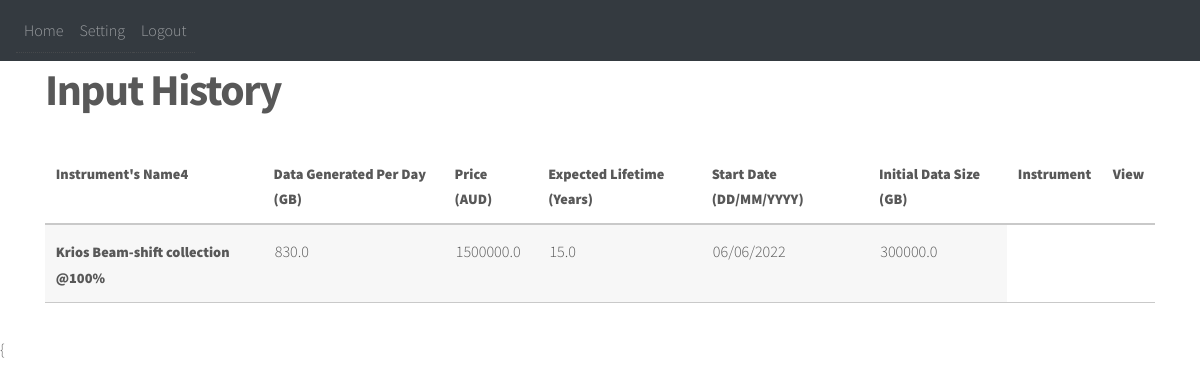
The app's page /view-history/4 (signed in) with its own data.
### website/models.py (models this page shows)
class History(db.Model):
    id = db.Column(db.Integer, primary_key=True)
    name = db.Column(db.String(50))
    data_generated = db.Column(db.Float)
    price = db.Column(db.Float)
    lifetime = db.Column(db.Float)
    start_date = db.Column(db.String(15))
    initial_size = db.Column(db.Float)
    date = db.Column(db.DateTime(timezone=True), default=func.now())
    user_id = db.Column(db.Integer, db.ForeignKey('user.id'))

### website/views.py (the view)
@views.route('/view-history/<history_id>', methods=['POST','GET'])
def view_history(history_id):
    print(history_id)
    input_user = History.query.filter_by(id=history_id).first()
    print(History)
    if input_user:
        print(input_user)
        bef_data, aft_data = generate_graph_data(start_date = input_user.start_date,
                                    data_generated_per_year = input_user.data_generated * 365,
                                    year = 5,
                                    initial_data_size = input_user.initial_size,
                                    gradient = input_user.initial_size * 1 / 3)
    else:
        history_id=0
        bef_data = aft_data = None
    return render_template("view_history.html", user=current_user, before = bef_data, after = aft_data, history_id=input_user.id)

### website/__init__.py (called while the page is built)
def create_app():
    app = Flask(__name__)
    app.config['SECRET_KEY'] = 'hjshjhdjah kjshkjdhjs'
    basedir = path.abspath(path.dirname(__file__))
    app.config['SQLALCHEMY_DATABASE_URI'] = 'sqlite:///' + path.join(basedir, 'database.db')
    db.init_app(app)
    from .views import views
    from .auth import auth
    app.register_blueprint(views, url_prefix='/')
    app.register_blueprint(auth, url_prefix='/')
    app.jinja_env.globals.update(calculate_accmult = calculate_accmult)
    app.jinja_env.globals.update(calculate_cost = calculate_cost)
    from .models import User, History
    create_database(app)
    login_manager = LoginManager()
    login_manager.login_view = 'auth.login'
    login_manager.init_app(app)
    @login_manager.user_loader
    def load_user(id):
        return User.query.get(int(id))
    return app

def add_storage(data, start_date, data_generated_per_year):
    start_date = datetime.strptime(start_date, "%d/%m/%Y").date()
    tmp_list = []
    i = 0
    for x in range(len(data) - 1):
        curr = data[x]
        after = data[x+1]
        curr_date = start_date + timedelta(days=365*i)
        tmp_list.append([curr[0], curr[1], 400, "o"])
        if curr[0] < curr_date and after[0] > curr_date:
            tmp_list.append([curr_date, "", data_generated_per_year, "a"])
            i += 1
    tmp_list.append([data[-1][0], data[-1][1], 400, "o"])
    tmp_df = pd.DataFrame(tmp_list, columns = ['date', '1', '2', '3']).sort_values(by = "date").values.tolist()
    return tmp_df

def data_correction(data):
    for i in range(1, len(data)):
        prev_row = data[i - 1]
        curr_row = data[i]
        if prev_row[1] != '' and curr_row[1] != prev_row[1] + curr_row[2]:
            curr_row[1] = prev_row[1] + curr_row[2]
    tmp = [[data[0][0], data[0][1]]]
    for i in range(1, len(data)):
        prev_row = data[i - 1]
        curr_row = data[i]
        if curr_row[3] == 'a':
            tmp.append([curr_row[0], prev_row[1]])
            tmp.append([curr_row[0], curr_row[1]])
        elif curr_row[3] == 'o':
            tmp.append([curr_row[0], curr_row[1]])
    return tmp

### website/templates/view_history.html (shortened to what this page needs)
{% extends "base.html" %}
{% block content %}
<h1 align = "Left">Input History</h1>
<div class="table-wrapper">
  <table>
    <thead>
      <tr>
        <th>Instrument's Name{{ history_id }}</th>
        <th>Data Generated Per Day (GB)</th>
        <th>Price (AUD)</th>
        <th>Expected Lifetime (Years)</th>
        <th>Start Date (DD/MM/YYYY)</th>
        <th>Initial Data Size (GB)</th>
        <th>Instrument</th>
        <th>View</th>
      </tr>
    </thead>
    <tbody>
      {%if user.histories and history_id %}
        {% for history in user.histories %}
            {% if history.id == history_id %}
                <tr>
                  <th>{{ history.name }}</th>
                  <td>{{ history.data_generated }}</td>
                  <td>{{ history.price }}</td>
                  <td>{{ history.lifetime }}</td>
                  <td>{{ history.start_date }}</td>
                  <td>{{ history.initial_size }}</td>
                </tr>
            {% endif %}
        {% endfor %}
      {% endif %}
    </tbody>
  </table>
</div>
{% endblock %}

### website/static/css/main.css (style rules this page uses)
html, body, div, span, applet, object, iframe, h1, h2, h3, h4, h5, h6, p, blockquote, pre, a, abbr, acronym, address, big, cite, code, del, dfn, em, img, ins, kbd, q, s, samp, small, strike, strong, sub, sup, tt, var, b, u, i, center, dl, dt, dd, ol, ul, li, fieldset, form, label, legend, table, caption, tbody, tfoot, thead, tr, th, td, article, aside, canvas, details, embed, figure, figcaption, footer, header, hgroup, menu, nav, output, ruby, section, summary, time, mark, audio, video { margin: 0; padding: 0; border: 0; font-size: 100%; font: inherit; vertical-align: baseline; }
body { line-height: 1; }
table { border-collapse: collapse; border-spacing: 0; }
body { -webkit-text-size-adjust: none; }
body { -ms-overflow-style: scrollbar; }
html { box-sizing: border-box; }
*, *:before, *:after { box-sizing: inherit; }
body { background: #ffffff; }
body.is-preload *, body.is-preload *:before, body.is-preload *:after { -moz-animation: none !important; -webkit-animation: none !important; -ms-animation: none !important; animation: none !important; -moz-transition: none !important; -webkit-transition: none !important; -ms-transition: none !important; transition: none !important; }
body, input, select, textarea { color: #585858; font-family: "Source Sans Pro", Helvetica, sans-serif; font-size: 16pt; font-weight: 300; line-height: 1.75; }
@media screen and (max-width: 1680px) { body, input, select, textarea { font-size: 14pt; } }
@media screen and (max-width: 1280px) { body, input, select, textarea { font-size: 12pt; } }
h1 { font-size: 2.75em; font-weight: 700; line-height: 1.3; margin: 0 0 1em 0; letter-spacing: -0.035em; }
.table-wrapper { -webkit-overflow-scrolling: touch; overflow-x: auto; }
table { margin: 0 0 2em 0; width: 100%; }
table tbody tr { border: solid 1px #c9c9c9; border-left: 0; border-right: 0; }
table tbody tr:nth-child(2n + 1) { background-color: rgba(144, 144, 144, 0.075); }
table td { padding: 0.75em 0.75em; }
table th { font-size: 0.9em; font-weight: 900; padding: 0 0.75em 0.75em 0.75em; text-align: left; }
table thead { border-bottom: solid 2px #c9c9c9; }

### records on screen
History: name "Krios Beam-shift collection @100%", data_generated "830.0", price "1500000.0", lifetime "15.0", start_date "06/06/2022", initial_size "300000.0"

### other values on screen
{{ history_id }} "4"
